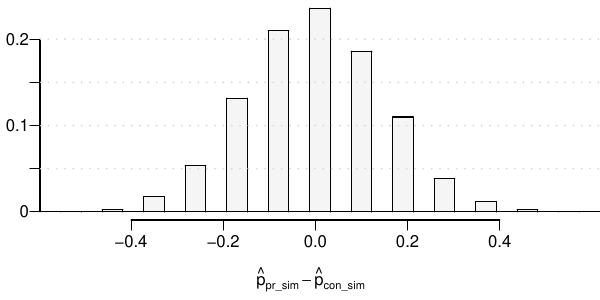

Reproduce this figure in R.
# load packages -----------------------------------------------------
library(openintro)

# set number of simulations -----------------------------------------
N = 10^4

# randomize ---------------------------------------------------------

pHatObs = -0.35

set.seed(3)

sc <- c(rep("p", 20), rep("c",25))
int <- c(rep(c("y", "n"), c(5, 15)), rep(c("y", "n"), c(15, 10)))

d <- rep(NA, N)
for(i in 1:N){
	scf  <- sample(sc)
	p1   <- sum(int[scf == "p"] == "y") / 20
	p2   <- sum(int[scf == "c"] == "y") / 25
	d[i] <- p1 - p2
}
sum((d) <= pHatObs) / N

# plot randomization dist for question ------------------------------

pdf("social_experiment_two_sample_randomization.pdf", height = 3, width = 6)

par(mar=c(4,2,0,0), las=1, mgp=c(2.8,0.55,0))

temp1 <- sort(unique(d))
temp2 <- diff(temp1[1:2])/2
br    <- seq(temp1[1]-temp2/2, tail(temp1,1)+temp2/2, temp2)

histPlot(d, breaks = br, col=COL[7,4], 
         main="", xlab=expression(hat(p)[pr_sim] - hat(p)[con_sim]*"    "), 
         ylab="", axes=FALSE)
axis(1, seq(-0.4, 0.4, 0.2))
axis(2, at=(0:4)*N/20, labels=c(0, NA, 2, NA, 4)/20)
abline(h = 0)

abline(h = c((1:4)*N/20), lty = 3, lwd = 2, col = COL[7])

dev.off()

# plot randomization dist for solution ------------------------------

pdf("social_experiment_two_sample_randomization_soln.pdf", height = 3, width = 6)

par(mar=c(4,2,0,0), las=1, mgp=c(2.8,0.55,0))

temp1 <- sort(unique(d))
temp2 <- diff(temp1[1:2])/2
br    <- seq(temp1[1]-temp2/2, tail(temp1,1)+temp2/2, temp2)

histPlot(d, breaks = br, col=COL[7,4], 
         main="", xlab=expression(hat(p)[pr_sim] - hat(p)[con_sim]*"    "), 
         ylab="", axes=FALSE)
axis(1, seq(-0.4, 0.4, 0.2))
axis(2, at=(0:4)*N/20, labels=c(0, NA, 2, NA, 4)/20)
abline(h = 0)

histPlot(d[d <= pHatObs], breaks=br, col=COL[1], add=TRUE)
abline(h=0)
lines(rep(pHatObs, 2), c(0, 3)*N/25, lty=3, lwd=1.7)
text(pHatObs, 3*N/25, as.character(pHatObs), pos=3, cex=1.25)

dev.off()